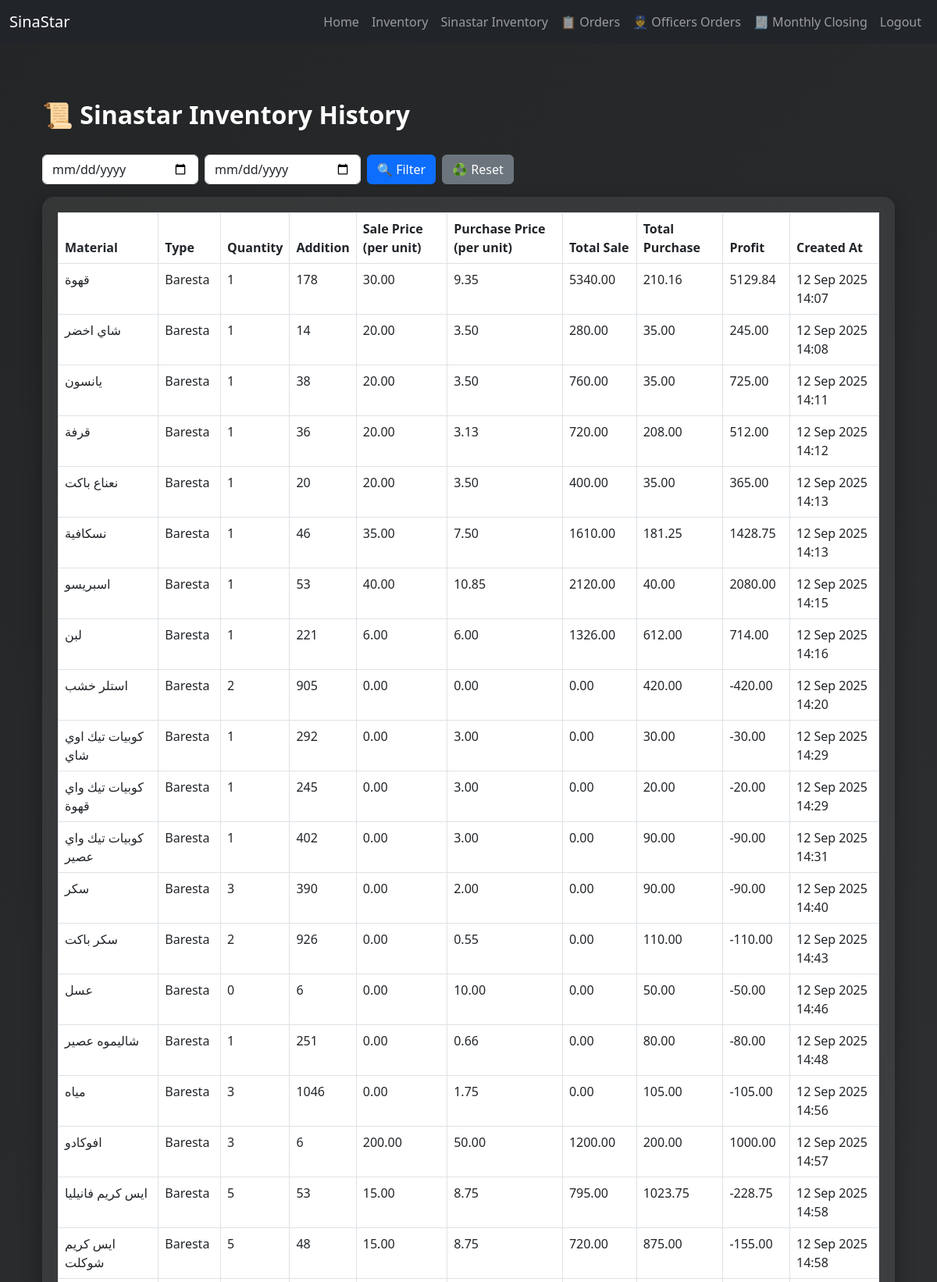
/sinastar_inventory/history/ (signed in, upper part), run on the app's committed database.
### main/models.py (models this page shows, shortened)
class SinastarInventoryHistory(models.Model):
    TYPE_CHOICES = [
        ('Canteen', 'Canteen'),
        ('mat3am', 'mat3am'),
        ('Baresta', 'Baresta'),
        ("7alak", "7alak"),
        ("shesha", "shesha"),
    ]
    material = models.ForeignKey(Material, on_delete=models.CASCADE)
    quantity = models.PositiveIntegerField(default=0)   # الكمية الأصلية اللي دخلت
    addition = models.PositiveIntegerField(default=0)   # عدد الوحدات المضافة
    addition_cost = models.DecimalField(max_digits=10, decimal_places=2, default=0)
    purchase_price = models.DecimalField(max_digits=10, decimal_places=2, default=0)
    total_purchase_value = models.DecimalField(max_digits=12, decimal_places=2, default=0)  # ✅ جديد
    type = models.CharField(max_length=20, choices=TYPE_CHOICES)
    created_at = models.DateTimeField(auto_now_add=True)
    updated_at = models.DateTimeField(auto_now=True)
    @property
    def total_sale_price(self):
        return self.addition * self.addition_cost
    @property
    def total_purchase_price(self):
        return self.total_purchase_value
    @property
    def profit(self):
        return self.total_sale_price - self.total_purchase_price

class Material(models.Model):
    name = models.CharField(max_length=100)
    quantity = models.PositiveIntegerField()
    created_at = models.DateTimeField(auto_now_add=True)

### main/views.py (the view)
# urls.py: path("sinastar_inventory/history/", views.sinastar_inventory_history, name="sinastar_inventory_history"),
@login_required
def sinastar_inventory_history(request):
    items = SinastarInventoryHistory.objects.select_related('material').all()
    start_date = request.GET.get("start_date")
    end_date = request.GET.get("end_date")
    if start_date:
        items = items.filter(created_at__date__gte=parse_date(start_date))
    if end_date:
        items = items.filter(created_at__date__lte=parse_date(end_date))
    updated_total_sum = sum(item.total_sale_price for item in items)
    total_purchase_sum = sum(item.total_purchase_price for item in items)
    total_profit_sum = sum(item.profit for item in items)
    context = {
        "items": items,
        "updated_total_sum": updated_total_sum,
        "total_purchase_sum": total_purchase_sum,
        "total_profit_sum": total_profit_sum,
        "start_date": start_date,
        "end_date": end_date,
    }
    return render(request, "sinastar_inventory_history.html", context)

### main/templates/sinastar_inventory_history.html (shortened to what this page needs)
{% extends "base.html" %}
{% block content %}
<div class="container py-5">
    <div class="d-flex justify-content-between align-items-center mb-4">
        <h2 class="fw-bold">📜 Sinastar Inventory History</h2>
    </div>
    <form method="get" class="mb-3 d-flex gap-2">
        <input type="date" name="start_date" value="{{ start_date }}" class="form-control" style="max-width:200px;">
        <input type="date" name="end_date" value="{{ end_date }}" class="form-control" style="max-width:200px;">
        <button type="submit" class="btn btn-primary">🔍 Filter</button>
        <a href="{% url 'sinastar_inventory_history' %}" class="btn btn-secondary">♻️ Reset</a>
    </form>
    <div class="history-card">
        <div class="table-responsive">
            <table class="table table-bordered text-light">
            <thead>
                <tr>
                    <th>Material</th>
                    <th>Type</th>
                    <th>Quantity</th>
                    <th>Addition</th>
                    <th>Sale Price (per unit)</th>
                    <th>Purchase Price (per unit)</th>
                    <th>Total Sale</th>
                    <th>Total Purchase</th>
                    <th>Profit</th>
                    <th>Created At</th>
                </tr>
            </thead>
            <tbody>
                {% for item in items %}
                <tr>
                    <td>{{ item.material.name }}</td>
                    <td>{{ item.type }}</td>
                    <td>{{ item.quantity }}</td>
                    <td>{{ item.addition }}</td>
                    <td>{{ item.addition_cost }}</td>
                    <td>{{ item.purchase_price }}</td>
                    <td>{{ item.total_sale_price }}</td>
                    <td>{{ item.total_purchase_price }}</td>
                    <td>{{ item.profit }}</td>
                    <td>{{ item.created_at|date:"d M Y H:i" }}</td>
                </tr>
                {% empty %}
                <tr>
                    <td colspan="10" class="text-muted">No history found for this range</td>
                </tr>
                {% endfor %}
            </tbody>
        </table>
        </div>
    </div>
</div>
{% endblock %}

### main/templates/sinastar_inventory_history.html (style rules this page uses)
body { background: linear-gradient(135deg, #232526, #414345); min-height: 100vh; color: #fff; }
.history-card { background: rgba(255, 255, 255, 0.08); border-radius: 15px; padding: 20px; box-shadow: 0 8px 25px rgba(0, 0, 0, 0.3); backdrop-filter: blur(6px); }

### data on the page
SinastarInventoryHistory: material.name "قهوة", type "Baresta", quantity "1", addition "178", addition_cost "30.00", purchase_price "9.35", total_sale_price "5340.00", total_purchase_price "210.16", profit "5129.84", created_at "12 Sep 2025 14:07"
SinastarInventoryHistory: material.name "شاي اخضر", type "Baresta", quantity "1", addition "14", addition_cost "20.00", purchase_price "3.50", total_sale_price "280.00", total_purchase_price "35.00", profit "245.00", created_at "12 Sep 2025 14:08"
SinastarInventoryHistory: material.name "يانسون", type "Baresta", quantity "1", addition "38", addition_cost "20.00", purchase_price "3.50", total_sale_price "760.00", total_purchase_price "35.00", profit "725.00", created_at "12 Sep 2025 14:11"
SinastarInventoryHistory: material.name "قرفة", type "Baresta", quantity "1", addition "36", addition_cost "20.00", purchase_price "3.13", total_sale_price "720.00", total_purchase_price "208.00", profit "512.00", created_at "12 Sep 2025 14:12"
SinastarInventoryHistory: material.name "نعناع باكت", type "Baresta", quantity "1", addition "20", addition_cost "20.00", purchase_price "3.50", total_sale_price "400.00", total_purchase_price "35.00", profit "365.00", created_at "12 Sep 2025 14:13"
SinastarInventoryHistory: material.name "نسكافية", type "Baresta", quantity "1", addition "46", addition_cost "35.00", purchase_price "7.50", total_sale_price "1610.00", total_purchase_price "181.25", profit "1428.75", created_at "12 Sep 2025 14:13"
SinastarInventoryHistory: material.name "اسبريسو", type "Baresta", quantity "1", addition "53", addition_cost "40.00", purchase_price "10.85", total_sale_price "2120.00", total_purchase_price "40.00", profit "2080.00", created_at "12 Sep 2025 14:15"
SinastarInventoryHistory: material.name "لبن", type "Baresta", quantity "1", addition "221", addition_cost "6.00", purchase_price "6.00", total_sale_price "1326.00", total_purchase_price "612.00", profit "714.00", created_at "12 Sep 2025 14:16"
SinastarInventoryHistory: material.name "استلر خشب", type "Baresta", quantity "2", addition "905", addition_cost "0.00", purchase_price "0.00", total_sale_price "0.00", total_purchase_price "420.00", profit "-420.00", created_at "12 Sep 2025 14:20"
SinastarInventoryHistory: material.name "كوبيات تيك اوي شاي", type "Baresta", quantity "1", addition "292", addition_cost "0.00", purchase_price "3.00", total_sale_price "0.00", total_purchase_price "30.00", profit "-30.00", created_at "12 Sep 2025 14:29"
SinastarInventoryHistory: material.name "كوبيات تيك واي قهوة", type "Baresta", quantity "1", addition "245", addition_cost "0.00", purchase_price "3.00", total_sale_price "0.00", total_purchase_price "20.00", profit "-20.00", created_at "12 Sep 2025 14:29"
SinastarInventoryHistory: material.name "كوبيات تيك واي عصير", type "Baresta", quantity "1", addition "402", addition_cost "0.00", purchase_price "3.00", total_sale_price "0.00", total_purchase_price "90.00", profit "-90.00", created_at "12 Sep 2025 14:31"
SinastarInventoryHistory: material.name "سكر", type "Baresta", quantity "3", addition "390", addition_cost "0.00", purchase_price "2.00", total_sale_price "0.00", total_purchase_price "90.00", profit "-90.00", created_at "12 Sep 2025 14:40"
SinastarInventoryHistory: material.name "سكر باكت", type "Baresta", quantity "2", addition "926", addition_cost "0.00", purchase_price "0.55", total_sale_price "0.00", total_purchase_price "110.00", profit "-110.00", created_at "12 Sep 2025 14:43"
SinastarInventoryHistory: material.name "عسل", type "Baresta", quantity "0", addition "6", addition_cost "0.00", purchase_price "10.00", total_sale_price "0.00", total_purchase_price "50.00", profit "-50.00", created_at "12 Sep 2025 14:46"
SinastarInventoryHistory: material.name "شاليموه عصير", type "Baresta", quantity "1", addition "251", addition_cost "0.00", purchase_price "0.66", total_sale_price "0.00", total_purchase_price "80.00", profit "-80.00", created_at "12 Sep 2025 14:48"
SinastarInventoryHistory: material.name "مياه", type "Baresta", quantity "3", addition "1046", addition_cost "0.00", purchase_price "1.75", total_sale_price "0.00", total_purchase_price "105.00", profit "-105.00", created_at "12 Sep 2025 14:56"
SinastarInventoryHistory: material.name "افوكادو", type "Baresta", quantity "3", addition "6", addition_cost "200.00", purchase_price "50.00", total_sale_price "1200.00", total_purchase_price "200.00", profit "1000.00", created_at "12 Sep 2025 14:57"
SinastarInventoryHistory: material.name "ايس كريم فانيليا", type "Baresta", quantity "5", addition "53", addition_cost "15.00", purchase_price "8.75", total_sale_price "795.00", total_purchase_price "1023.75", profit "-228.75", created_at "12 Sep 2025 14:58"
SinastarInventoryHistory: material.name "ايس كريم شوكلت", type "Baresta", quantity "5", addition "48", addition_cost "15.00", purchase_price "8.75", total_sale_price "720.00", total_purchase_price "875.00", profit "-155.00", created_at "12 Sep 2025 14:58"
